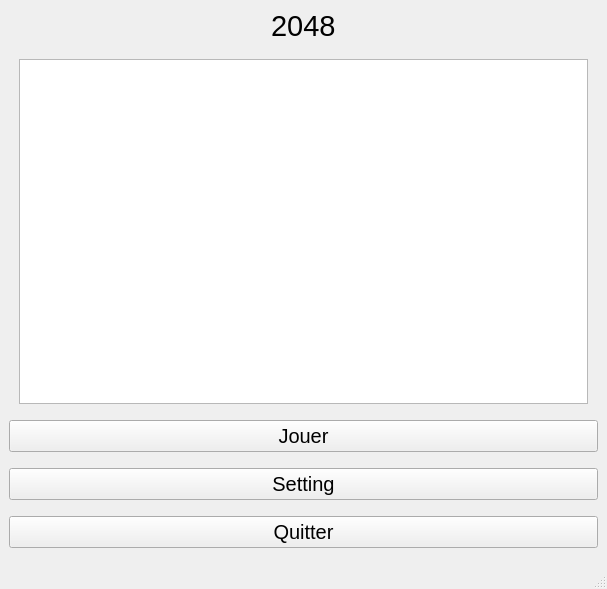
<?xml version="1.0" encoding="UTF-8"?>
<ui version="4.0">
 <class>Accueil</class>
 <widget class="QMainWindow" name="Accueil">
  <property name="geometry">
   <rect>
    <x>0</x>
    <y>0</y>
    <width>607</width>
    <height>589</height>
   </rect>
  </property>
  <property name="windowTitle">
   <string>Accueil</string>
  </property>
  <property name="layoutDirection">
   <enum>Qt::LeftToRight</enum>
  </property>
  <widget class="QWidget" name="centralwidget">
   <layout class="QVBoxLayout" name="verticalLayout">
    <item>
     <layout class="QVBoxLayout" name="verticalLayout_3">
      <property name="sizeConstraint">
       <enum>QLayout::SetMinAndMaxSize</enum>
      </property>
      <item alignment="Qt::AlignHCenter|Qt::AlignTop">
       <widget class="QLabel" name="label">
        <property name="font">
         <font>
          <pointsize>22</pointsize>
         </font>
        </property>
        <property name="text">
         <string>2048</string>
        </property>
        <property name="margin">
         <number>6</number>
        </property>
       </widget>
      </item>
      <item>
       <spacer name="verticalSpacer_4">
        <property name="orientation">
         <enum>Qt::Vertical</enum>
        </property>
        <property name="sizeType">
         <enum>QSizePolicy::Fixed</enum>
        </property>
        <property name="sizeHint" stdset="0">
         <size>
          <width>20</width>
          <height>10</height>
         </size>
        </property>
       </spacer>
      </item>
      <item>
       <layout class="QHBoxLayout" name="horizontalLayout">
        <item>
         <spacer name="horizontalSpacer">
          <property name="orientation">
           <enum>Qt::Horizontal</enum>
          </property>
          <property name="sizeType">
           <enum>QSizePolicy::Fixed</enum>
          </property>
          <property name="sizeHint" stdset="0">
           <size>
            <width>10</width>
            <height>20</height>
           </size>
          </property>
         </spacer>
        </item>
        <item>
         <widget class="QGraphicsView" name="graphicsView"/>
        </item>
        <item>
         <spacer name="horizontalSpacer_2">
          <property name="orientation">
           <enum>Qt::Horizontal</enum>
          </property>
          <property name="sizeType">
           <enum>QSizePolicy::Fixed</enum>
          </property>
          <property name="sizeHint" stdset="0">
           <size>
            <width>10</width>
            <height>20</height>
           </size>
          </property>
         </spacer>
        </item>
       </layout>
      </item>
      <item>
       <spacer name="verticalSpacer_5">
        <property name="orientation">
         <enum>Qt::Vertical</enum>
        </property>
        <property name="sizeType">
         <enum>QSizePolicy::Fixed</enum>
        </property>
        <property name="sizeHint" stdset="0">
         <size>
          <width>20</width>
          <height>10</height>
         </size>
        </property>
       </spacer>
      </item>
      <item>
       <widget class="QPushButton" name="Bouton_Jouer">
        <property name="font">
         <font>
          <pointsize>15</pointsize>
         </font>
        </property>
        <property name="text">
         <string>Jouer</string>
        </property>
       </widget>
      </item>
      <item>
       <spacer name="verticalSpacer_3">
        <property name="orientation">
         <enum>Qt::Vertical</enum>
        </property>
        <property name="sizeType">
         <enum>QSizePolicy::Fixed</enum>
        </property>
        <property name="sizeHint" stdset="0">
         <size>
          <width>20</width>
          <height>10</height>
         </size>
        </property>
       </spacer>
      </item>
      <item>
       <widget class="QPushButton" name="Bouton_Setting">
        <property name="enabled">
         <bool>true</bool>
        </property>
        <property name="minimumSize">
         <size>
          <width>0</width>
          <height>0</height>
         </size>
        </property>
        <property name="baseSize">
         <size>
          <width>0</width>
          <height>16</height>
         </size>
        </property>
        <property name="font">
         <font>
          <pointsize>15</pointsize>
         </font>
        </property>
        <property name="text">
         <string>Setting</string>
        </property>
        <property name="iconSize">
         <size>
          <width>16</width>
          <height>16</height>
         </size>
        </property>
       </widget>
      </item>
      <item>
       <spacer name="verticalSpacer_2">
        <property name="orientation">
         <enum>Qt::Vertical</enum>
        </property>
        <property name="sizeType">
         <enum>QSizePolicy::Fixed</enum>
        </property>
        <property name="sizeHint" stdset="0">
         <size>
          <width>20</width>
          <height>10</height>
         </size>
        </property>
       </spacer>
      </item>
      <item>
       <widget class="QPushButton" name="Bouton_Quitter">
        <property name="font">
         <font>
          <pointsize>15</pointsize>
         </font>
        </property>
        <property name="text">
         <string>Quitter</string>
        </property>
       </widget>
      </item>
      <item>
       <spacer name="verticalSpacer">
        <property name="orientation">
         <enum>Qt::Vertical</enum>
        </property>
        <property name="sizeType">
         <enum>QSizePolicy::Fixed</enum>
        </property>
        <property name="sizeHint" stdset="0">
         <size>
          <width>20</width>
          <height>10</height>
         </size>
        </property>
       </spacer>
      </item>
     </layout>
    </item>
   </layout>
  </widget>
  <widget class="QMenuBar" name="menubar">
   <property name="geometry">
    <rect>
     <x>0</x>
     <y>0</y>
     <width>607</width>
     <height>21</height>
    </rect>
   </property>
  </widget>
  <widget class="QStatusBar" name="statusbar"/>
 </widget>
 <resources/>
 <connections/>
</ui>
